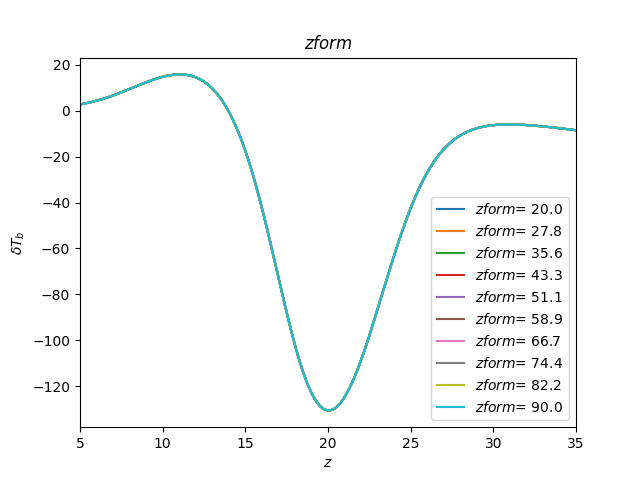

Reproduce this figure in Python.
import ares
import matplotlib.pyplot as plt
import numpy as np

temp=np.linspace(20, 90, 10)
fig1 = plt.figure()
for i in range(len(temp)):
    print("iteration number " + repr(i+1))
    a = temp[i]
    print("Parameter value is " + repr(a))
    #change this line
    sim = ares.simulations.Global21cm(zform = a)
    sim.run()
    #change this line
    plt.plot(sim.history['z'], sim.history['dTb'], label = "$zform$= "+str(round(temp[i],1)))
    
#change this line
plt.title(r"$zform$")
plt.xlabel(r"$z$")
plt.ylabel(r"$\delta T_b$")
plt.legend(loc='lower right')
plt.xlim(5,35)
#change this line
plt.savefig("zform.png")